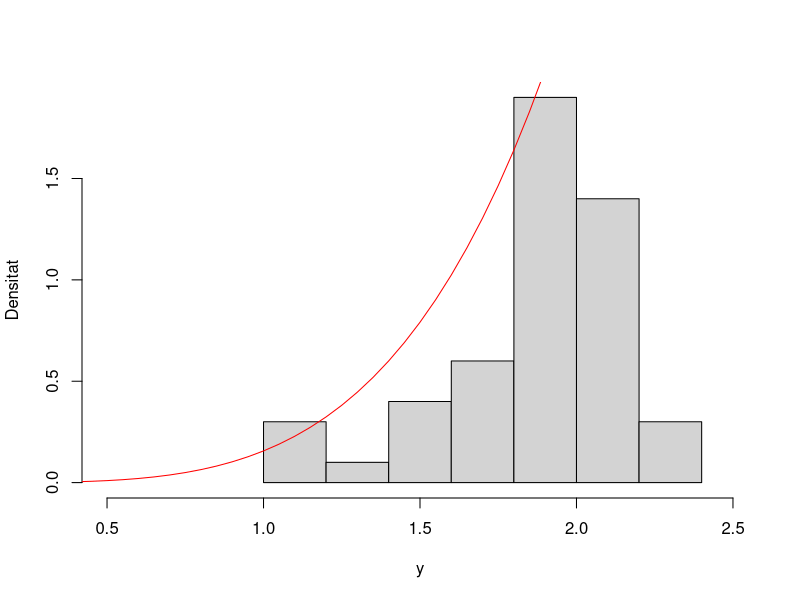
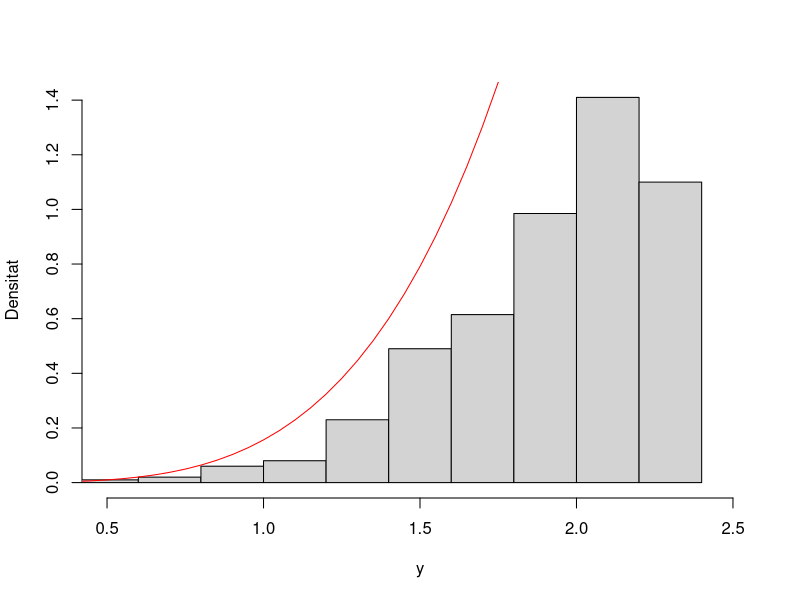

These charts were generated, in order, by the following R code:
# Problema 2.1
# Volem generar una mostra de mida 50 d'una variable aleatòria X tal que:
# P(X = 3) = 0.1 , P(X = 5) = 0.3 , P(X = 7) = 0.2 , P(X = 9) = 0.4

# Obtenim els nombres aleatoris:
u <- runif(50)

# Fer la transformació per a les probabilitats
y <- sample(c(3,5,7,9), 50, prob=c(0.1, 0.3, 0.2, 0.4), replace=TRUE)

# Càlcul freqüències relatives
table(y)/length(y)

# Càlcul esperança
valors <- c(3,5,7,9)
probs <- c(0.1, 0.3, 0.2, 0.4)
esp_teorica <- sum(valors * probs)

# Càlcul variància
var_teorica <- sum((valors - esp_teorica)^2 * probs)

# Mitjana i variància (empíriques)
mean(y)

var(y)

# El mateix per B = 10000

# Obtenim els nombres aleatoris:
t <- runif(10000)

# Fer la transformació per a les probabilitats
x <- sample(c(3,5,7,9), 10000, prob=c(0.1, 0.3, 0.2, 0.4), replace=TRUE)

# Càlcul freqüències relatives
table(x)/length(x)

# Mitjana i variància (empíriques)
mean(x)

var(x)

# Problema 2.2

# Obtenim els nombres
u <- runif(50, min=0, max=2)

# Apliquem la inversa
y <- 2 * (u^{1/5})

# Dibuixem l'histograma amb el dibuix de la funció de densitat
hist(y, freq=FALSE, main="", ylab="Densitat", xlim=range(c(0.5:3)))
z <- seq(0,2,by=0.05)
t <- 5/32 * z^4
lines(z,t, col = "red")

# Càlcul mitjana
mean(u)

# Càlcul variància
var(u)

# El mateix per B = 1000
u <- runif(1000, min=0, max=2)

# Apliquem la inversa
y <- 2 * (u^{1/5})

# Dibuixem l'histograma amb el dibuix de la funció de densitat
hist(y, freq=FALSE, main="", ylab="Densitat",xlim=range(c(0.5:2.5)))
z <- seq(0,2,by=0.05)
t <- 5/32 * z^4
lines(z,t, col = "red")

# Càlcul mitjana
mean(u)

# Càlcul variància
var(u)








